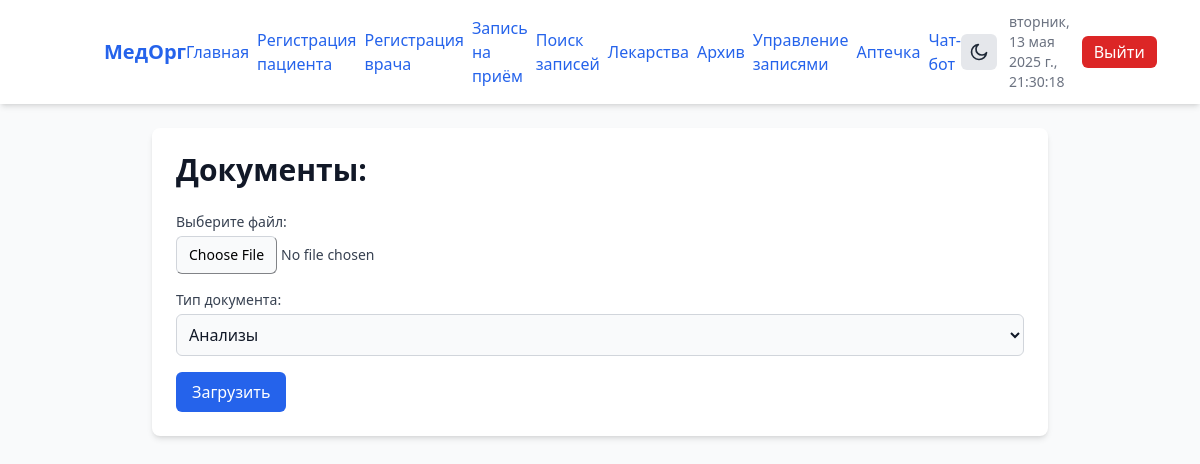
Page /patients/3/documents (signed in) on the earlier database version.
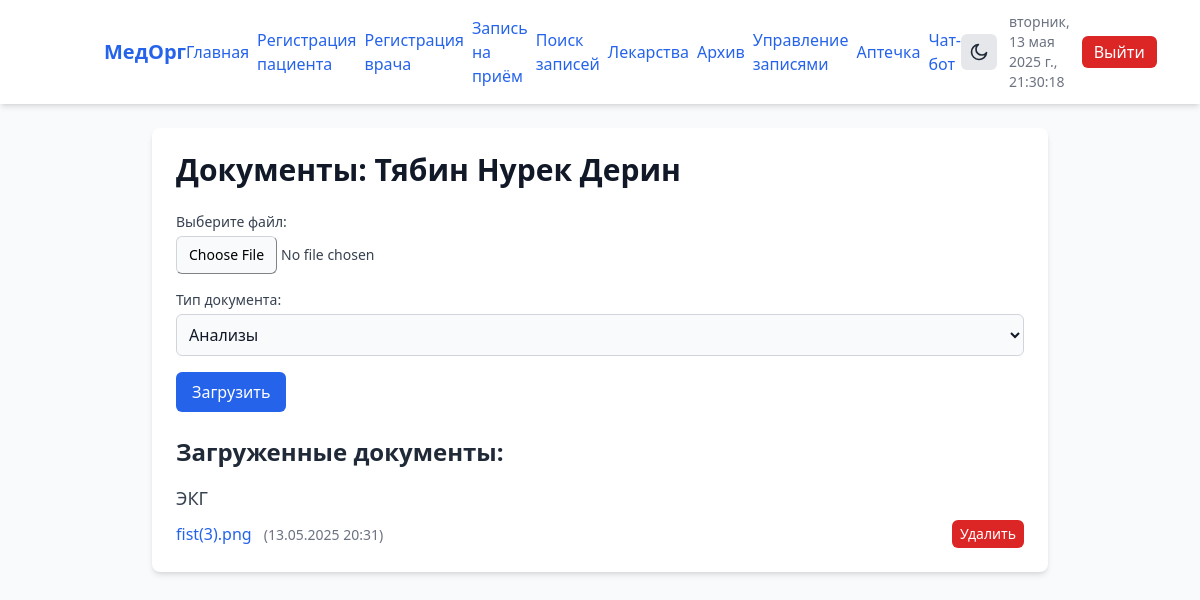
Same page on the later database version.
### app/models.py (models this page shows)
class Patient(Base):
    __tablename__ = "patients"
    id = Column(Integer, primary_key=True, index=True)
    last_name = Column(String, index=True)
    first_name = Column(String, index=True)
    patronymic = Column(String, index=True)
    age = Column(Integer)
    gender = Column(String, index=True)
    date_of_birth = Column(String, index=True)
    address = Column(String, index=True)
    phone = Column(String, index=True)
    insurance_policy = Column(String, index=True)
    email = Column(String, index=True)

class PatientDocument(Base):
    __tablename__ = "patient_documents"
    id = Column(Integer, primary_key=True, index=True)
    patient_id = Column(Integer, ForeignKey("patients.id"))
    category = Column(String, default="Прочее")
    filename = Column(String, index=True)
    original_name = Column(String)
    upload_date = Column(DateTime, default=datetime.utcnow)
    patient = relationship("Patient")

### app/routes/html_routes.py (the view)
@router.get("/patients/{patient_id}/documents", response_class=HTMLResponse)
def patient_documents(request: Request, patient_id: int, db: Session = Depends(get_db)):
    patient = db.query(models.Patient).get(patient_id)
    docs    = db.query(models.PatientDocument).filter(models.PatientDocument.patient_id == patient_id).order_by(models.PatientDocument.upload_date.desc()).all()
    return templates.TemplateResponse("patient_documents.html", {
        "request": request,
        "patient": patient,
        "documents": docs
    })

### app/templates/patient_documents.html (shortened to what this page needs)
{% extends "base.html" %}
{% block content %}
<div class="mx-auto p-6 bg-white dark:bg-gray-800 shadow-md dark:shadow-gray-700 rounded-lg
            max-w-full sm:max-w-lg lg:max-w-4xl space-y-6 transition-colors">
  <h2 class="text-2xl sm:text-3xl font-semibold text-gray-900 dark:text-gray-100">
    Документы: {{ patient.last_name }} {{ patient.first_name }} {{ patient.patronymic }}
  </h2>
  <form action="/patients/{{ patient.id }}/documents"
        method="post"
        enctype="multipart/form-data"
        class="space-y-4 mb-6">
    <div>
      <label class="block text-sm font-medium text-gray-700 dark:text-gray-200">
        Выберите файл:
      </label>
      <input
        type="file"
        name="file"
        required
        class="mt-1 block w-full text-sm text-gray-700 dark:text-gray-100
               file:bg-gray-50 dark:file:bg-gray-700 file:border file:border-gray-300 dark:file:border-gray-600
               file:rounded-md file:py-2 file:px-3 file:text-sm file:font-normal
               focus:outline-none focus:ring-2 focus:ring-blue-500 dark:focus:ring-blue-400 transition-colors"
      />
    </div>
    <div>
      <label class="block text-sm font-medium text-gray-700 dark:text-gray-200">
        Тип документа:
      </label>
      <select
        name="category"
        required
        class="mt-1 block w-full rounded-md border border-gray-300 dark:border-gray-600
               bg-gray-50 dark:bg-gray-700 text-gray-900 dark:text-gray-100 p-2
               focus:border-blue-500 dark:focus:border-blue-400 focus:ring-blue-500 dark:focus:ring-blue-400 transition-colors"
      >
        <option value="Анализы">Анализы</option>
      </select>
    </div>
    <button
      type="submit"
      class="inline-flex items-center px-4 py-2 bg-blue-600 dark:bg-blue-500 text-white font-medium
             rounded-md hover:bg-blue-700 dark:hover:bg-blue-600 focus:outline-none focus:ring-2 focus:ring-blue-500 dark:focus:ring-blue-400 transition-colors"
    >
      Загрузить
    </button>
  </form>
  {% if documents and documents|length > 0 %}
    <div class="space-y-4">
      <h3 class="text-xl sm:text-2xl font-semibold text-gray-800 dark:text-gray-100">
        Загруженные документы:
      </h3>
      {% for category, docs in documents|groupby('category') %}
      <div>
        <h4 class="text-lg font-medium text-gray-700 dark:text-gray-200 mt-4">
          {{ category }}
        </h4>
        <ul class="list-disc list-inside space-y-2 mt-2">
          {% for doc in docs %}
          <li class="flex items-center justify-between">
            <div>
              <a
                href="/static/uploads/{{ patient.id }}/{{ doc.category }}/{{ doc.filename }}"
                target="_blank"
                class="text-blue-600 dark:text-blue-400 hover:underline transition-colors"
              >
                {{ doc.original_name }}
              </a>
              <span class="ml-2 text-sm text-gray-500 dark:text-gray-400">
                ({{ doc.upload_date.strftime("%d.%m.%Y %H:%M") }})
              </span>
            </div>
            <form
              method="post"
              action="/patients/{{ patient.id }}/documents/{{ doc.id }}/delete"
              class="inline"
            >
              <button
                type="submit"
                onclick="return confirm('Удалить документ?');"
                class="inline-flex items-center px-2 py-1 bg-red-600 dark:bg-red-500 text-white text-sm font-medium
                       rounded-md hover:bg-red-700 dark:hover:bg-red-600 focus:outline-none focus:ring-2 focus:ring-red-500 dark:focus:ring-red-400 transition-colors"
              >
                Удалить
              </button>
            </form>
          </li>
          {% endfor %}
        </ul>
      </div>
      {% endfor %}
    </div>
  {% endif %}
</div>
{% endblock %}

Differences in the rows shown:
added Patient: last_name "Тябин", first_name "Нурек", patronymic "Дерин"
added PatientDocument: category "ЭКГ", original_name "fist(3).png", upload_date "13.05.2025 20:31"
Other differences:
text now shown: "Загруженные документы:"
